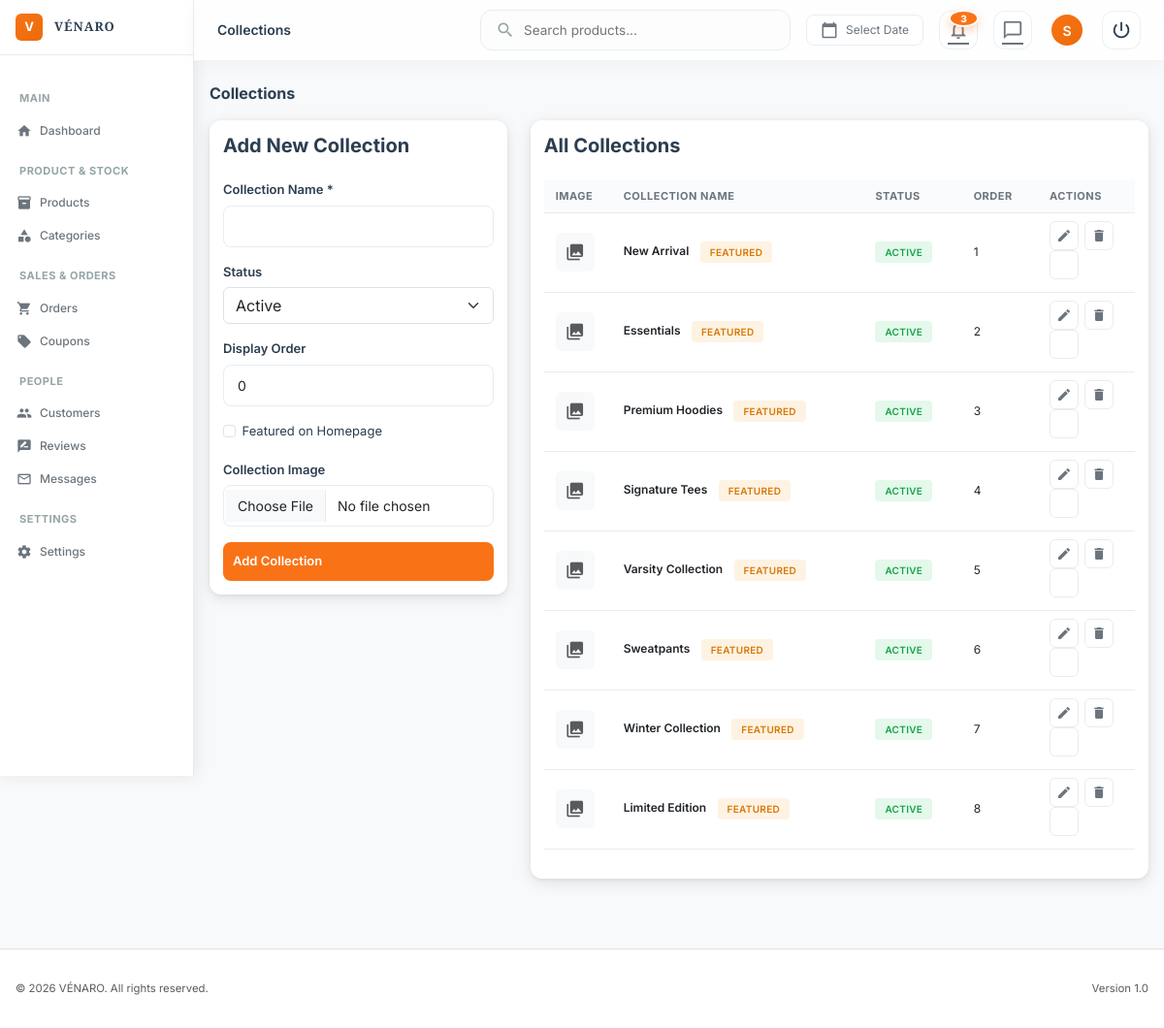
The page /admin/collections.php (signed in) on the database its author committed.
### tables this page shows
CREATE TABLE `collections` (
  `collection_id` int(11) NOT NULL,
  `collection_name` varchar(100) NOT NULL,
  `slug` varchar(100) NOT NULL,
  `description` text DEFAULT NULL,
  `image` varchar(255) DEFAULT NULL,
  `is_featured` tinyint(1) DEFAULT 0,
  `start_date` date DEFAULT NULL,
  `end_date` date DEFAULT NULL,
  `display_order` int(11) DEFAULT 0,
  `status` enum('Active','Inactive') DEFAULT 'Active',
  `created_at` timestamp NOT NULL DEFAULT current_timestamp(),
  `updated_at` timestamp NOT NULL DEFAULT current_timestamp() ON UPDATE current_timestamp()
);

### admin/collections.php (the view, shortened to what this page needs)
<?php
require_once '../config.php';
$collections = $pdo->query("SELECT * FROM collections ORDER BY created_at DESC")->fetchAll();
$page_title = 'Collections';
include 'includes/header.php';
?>
<div class="container-fluid py-4">
    <div class="d-flex justify-content-between align-items-center admin-page-header">
        <h1 class="admin-page-title">Collections</h1>
    </div>
    <div class="row">
        <div class="col-md-4">
            <div class="modern-card">
                <div class="modern-card-body">
                    <h5 class="mb-4" id="formTitle" style="font-weight: 700; color: var(--jet-black);">Add New Collection</h5>
                    <form method="POST" action="" enctype="multipart/form-data">
                        <div class="mb-3">
                            <label for="collection_name" class="form-label">Collection Name *</label>
                            <input type="text" class="form-control" id="collection_name" name="collection_name" required>
                        </div>
                        <div class="mb-3">
                            <label for="status" class="form-label">Status</label>
                            <select class="form-select" id="status" name="status">
                                <option value="Active">Active</option>
                            </select>
                        </div>
                        <div class="mb-3">
                            <label for="display_order" class="form-label">Display Order</label>
                            <input type="number" class="form-control" id="display_order" name="display_order" value="0">
                        </div>
                        <div class="mb-3 form-check">
                            <input type="checkbox" class="form-check-input" id="is_featured" name="is_featured" value="1">
                            <label class="form-check-label" for="is_featured">Featured on Homepage</label>
                        </div>
                        <div class="mb-3">
                            <label for="collection_image" class="form-label">Collection Image</label>
                            <input type="file" class="form-control" id="collection_image" name="collection_image" accept="image/*">
                        </div>
                        <div class="d-grid gap-2">
                            <button type="submit" class="btn btn-primary" id="submitBtn" style="padding: 10px; font-weight: 600;">Add Collection</button>
                        </div>
                    </form>
                </div>
            </div>
        </div>
        <div class="col-md-8">
            <div class="modern-card">
                <div class="modern-card-body">
                    <h5 class="mb-4" style="font-weight: 700; color: var(--jet-black);">All Collections</h5>
                    <div class="table-responsive">
                        <table class="modern-table table" width="100%">
                            <thead>
                                <tr>
                                    <th style="width: 70px;">Image</th>
                                    <th>Collection Name</th>
                                    <th>Status</th>
                                    <th>Order</th>
                                    <th style="width: 100px;">Actions</th>
                                </tr>
                            </thead>
                            <tbody>
                                <?php if (empty($collections)): ?>
                                    <tr>
                                        <td colspan="5" class="text-center py-5">
                                            <div class="text-muted">
                                                <i class="material-icons" style="font-size: 48px; color: #dee2e6;">collections</i>
                                                <p class="mt-2 mb-0">No collections found.</p>
                                            </div>
                                        </td>
                                    </tr>
                                <?php else: ?>
                                    <?php foreach ($collections as $col): ?>
                                        <tr>
                                            <td class="text-center">
                                                <?php if (!empty($col['image'])): ?>
                                                    <img src="<?php echo UPLOADS_URL . '/collections/' . $col['image']; ?>"
                                                        alt="Col" class="rounded" style="width: 40px; height: 40px; object-fit: cover;">
                                                <?php else: ?>
                                                    <div class="bg-light text-muted d-flex align-items-center justify-content-center rounded" style="width: 40px; height: 40px;">
                                                        <i class="material-icons" style="font-size: 20px;">collections</i>
                                                    </div>
                                                <?php endif; ?>
                                            </td>
                                            <td>
                                                <span style="font-weight: 600; color: #212529;"><?php echo htmlspecialchars($col['collection_name']); ?></span>
                                                <?php if ($col['is_featured']): ?>
                                                    <span class="badge bg-warning text-dark ms-2" style="font-size: 10px; vertical-align: middle;">FEATURED</span>
                                                <?php endif; ?>
                                            </td>
                                            <td>
                                                <span class="badge bg-<?php echo $col['status'] == 'Active' ? 'success' : 'secondary'; ?>">
                                                    <?php echo htmlspecialchars($col['status']); ?>
                                                </span>
                                            </td>
                                            <td><?php echo $col['display_order']; ?></td>
                                            <td>
                                                <div class="action-btn-group">
                                                    <button type="button" class="action-btn action-btn-primary"
                                                        onclick="editCollection(<?php echo htmlspecialchars(json_encode($col)); ?>)" title="Edit">
                                                        <i class="material-icons" style="font-size: 16px;">edit</i>
                                                    </button>
                                                    <a href="collections.php?delete_id=<?php echo $col['collection_id']; ?>"
                                                        class="action-btn action-btn-danger" title="Delete"
                                                        onclick="venaroConfirm('Are you sure you want to delete this collection?', () => window.location.href='collections.php?delete_id=<?php echo $col['collection_id']; ?>', {title: 'Delete Collection', confirmText: 'Delete'})">
                                                        <i class="material-icons" style="font-size: 16px;">delete</i>
                                                </div>
                                            </td>
                                        </tr>
                                    <?php endforeach; ?>
                                <?php endif; ?>
                            </tbody>
                        </table>
                    </div>
                </div>
            </div>
        </div>
    </div>
</div>
<?php include 'includes/footer.php'; ?>

### admin/includes/header.php (shortened to what this page needs)
<!DOCTYPE html>
<html lang="en">
<head>
    <link href="https://cdn.jsdelivr.net/npm/bootstrap@5.3.0/dist/css/bootstrap.min.css" rel="stylesheet">
    <link href="assets/css/admin-custom.css" rel="stylesheet">
</head>
<body>
    <div class="sidebar">
        <div class="sidebar-header">
            <div class="sidebar-brand-wrapper">
                <div class="sidebar-logo">V</div>
                <div class="sidebar-title">VÉNARO</div>
            </div>
        </div>
        <div class="sidebar-nav">
            <div class="nav-group-title">MAIN</div>
            <a href="dashboard.php" class="nav-link <?php echo basename($_SERVER['PHP_SELF']) == 'dashboard.php' ? 'active' : ''; ?>">
                <i class="material-icons">home</i>
                <span>Dashboard</span>
            </a>
            <div class="nav-group-title">PRODUCT & STOCK</div>
            <a href="products.php" class="nav-link <?php echo basename($_SERVER['PHP_SELF']) == 'products.php' || basename($_SERVER['PHP_SELF']) == 'product-add.php' || basename($_SERVER['PHP_SELF']) == 'product-edit.php' ? 'active' : ''; ?>">
                <i class="material-icons">inventory_2</i>
                <span>Products</span>
            </a>
            <a href="categories.php" class="nav-link <?php echo basename($_SERVER['PHP_SELF']) == 'categories.php' ? 'active' : ''; ?>">
                <i class="material-icons">category</i>
                <span>Categories</span>
            </a>
            <div class="nav-group-title">SALES & ORDERS</div>
            <a href="orders.php" class="nav-link <?php echo basename($_SERVER['PHP_SELF']) == 'orders.php' || basename($_SERVER['PHP_SELF']) == 'order-detail.php' ? 'active' : ''; ?>">
                <i class="material-icons">shopping_cart</i>
                <span>Orders</span>
            </a>
            <a href="coupons.php" class="nav-link <?php echo basename($_SERVER['PHP_SELF']) == 'coupons.php' ? 'active' : ''; ?>">
                <i class="material-icons">local_offer</i>
                <span>Coupons</span>
            </a>
            <div class="nav-group-title">PEOPLE</div>
            <a href="customers.php" class="nav-link <?php echo basename($_SERVER['PHP_SELF']) == 'customers.php' ? 'active' : ''; ?>">
                <i class="material-icons">people</i>
                <span>Customers</span>
            </a>
            <a href="reviews.php" class="nav-link <?php echo basename($_SERVER['PHP_SELF']) == 'reviews.php' ? 'active' : ''; ?>">
                <i class="material-icons">rate_review</i>
                <span>Reviews</span>
            </a>
            <a href="messages.php" class="nav-link <?php echo basename($_SERVER['PHP_SELF']) == 'messages.php' ? 'active' : ''; ?>" style="position:relative;">
                <i class="material-icons">mail_outline</i>
                <span>Messages</span>
            </a>
            <div class="nav-group-title">SETTINGS</div>
            <a href="settings.php" class="nav-link <?php echo basename($_SERVER['PHP_SELF']) == 'settings.php' ? 'active' : ''; ?>">
                <i class="material-icons">settings</i>
                <span>Settings</span>
            </a>
        </div>
    </div>
    <div class="main-content">
        <div class="top-bar">
            <div class="top-bar-left">
                <h1 class="top-bar-title"><?php echo $page_title ?? 'Dashboard'; ?></h1>
            </div>
            <div class="top-bar-right">
                <form action="products.php" method="GET" class="search-box">
                    <i class="material-icons">search</i>
                    <input type="text" name="q" placeholder="Search products..." value="<?php echo $_GET['q'] ?? ''; ?>">
                </form>
                <div class="date-selector" onclick="this.querySelector('input').showPicker()">
                    <i class="material-icons" style="font-size: 18px;">calendar_today</i>
                    <span><?php echo isset($_GET['date']) ? date('M d, Y', strtotime($_GET['date'])) : 'Select Date'; ?></span>
                </div>
                <?php
                $notif_stmt = $pdo->query("SELECT COUNT(*) FROM orders WHERE order_status = 'Order Placed'");
                $notif_count = $notif_stmt->fetchColumn();
                ?>
                <a href="orders.php" class="icon-btn" title="Pending Orders">
                    <i class="material-icons">notifications_none</i>
                    <?php if ($notif_count > 0): ?>
                        <span class="badge"><?php echo $notif_count; ?></span>
                    <?php endif; ?>
                </a>
                <a href="messages.php" class="icon-btn" title="Contact Messages">
                    <i class="material-icons">chat_bubble_outline</i>
                </a>
                <a href="settings.php" class="admin-profile" title="Admin Settings" style="text-decoration: none; color: inherit;">
                    <div class="admin-avatar">
                        <?php echo strtoupper(substr($_SESSION['admin_name'] ?? 'S', 0, 1)); ?>
                    </div>
                </a>
                <a href="logout.php" class="icon-btn" title="Logout" style="text-decoration: none; color: inherit;">
                    <i class="material-icons">power_settings_new</i>
                </a>
            </div>
        </div>

### admin/includes/footer.php (shortened to what this page needs)
</div>
<footer class="bg-white border-top mt-5 py-3">
    <div class="container-fluid">
        <div class="row">
            <div class="col-md-6">
                <p class="mb-0 text-muted small">© <?php echo date('Y'); ?> VÉNARO. All rights reserved.</p>
            </div>
            <div class="col-md-6 text-md-end">
                <p class="mb-0 text-muted small">Version 1.0</p>
            </div>
        </div>
    </div>
</footer>
<div class="position-fixed bottom-0 end-0 p-3" style="z-index: 9999;">
</div>
</body>
</html>

### admin/includes/header.php (style rules this page uses)
.sidebar { min-width: 200px; }

### rows shown on the page
collections: collection_name "New Arrival", is_featured "FEATURED", status "ACTIVE", display_order "1"
collections: collection_name "Essentials", is_featured "FEATURED", status "ACTIVE", display_order "2"
collections: collection_name "Premium Hoodies", is_featured "FEATURED", status "ACTIVE", display_order "3"
collections: collection_name "Signature Tees", is_featured "FEATURED", status "ACTIVE", display_order "4"
collections: collection_name "Varsity Collection", is_featured "FEATURED", status "ACTIVE", display_order "5"
collections: collection_name "Sweatpants", is_featured "FEATURED", status "ACTIVE", display_order "6"
collections: collection_name "Winter Collection", is_featured "FEATURED", status "ACTIVE", display_order "7"
collections: collection_name "Limited Edition", is_featured "FEATURED", status "ACTIVE", display_order "8"

### other values the page prints
$page_title "Collections"
$notif_count "3"
substr($_SESSION['admin_name'] ?? 'S', 0, 1) "S"
